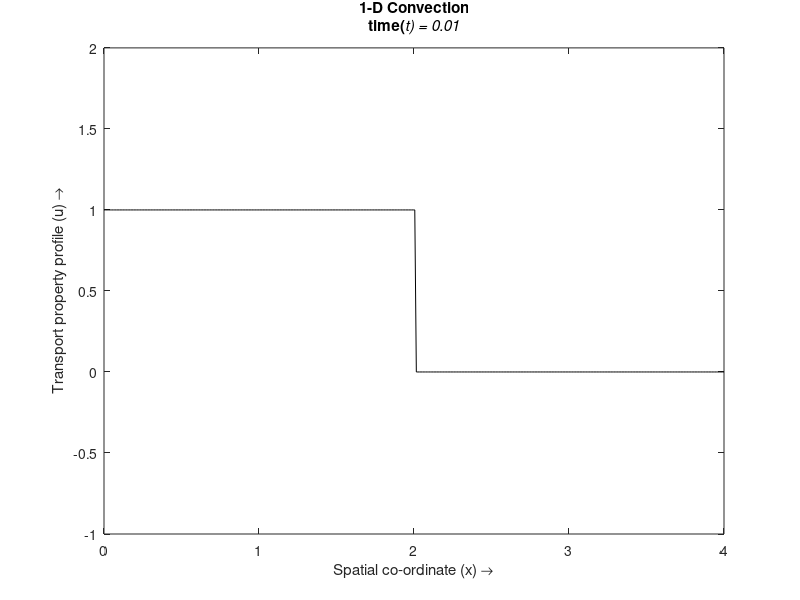

Write MATLAB code to recreate this figure. (Note: this script raises an error after producing the figure.)
%1-D non linear convection in conservative form: Simulating a travelling
...shock wave(a Heaviside function)
... d(u)/dt+u*d(u)/dx=0 ->d(u)/dt=-0.5*d(u^2)/dx

%%
clear
%Specifying parameters
nx=400;             %Number of steps in space(x)
nt=100;              %Number of time steps 
dt=0.01;            %Width of each time step
dx=4/(nx-1);        %Width of space step
x=0:dx:4;           %Range of x (0,4) and specifying the grid points
u=zeros(1,nx);      %Preallocating u
un=zeros(1,nx);     %Preallocating un
Eexp=0.11;          %Artificial viscosity

%%
%Initial conditions
index=find(x>=2);
   u(1:index)=1;    %The Heaviside step function
ustar=u;
b=zeros(nx,1);
I=speye(nx,nx);

%%
i=2:nx-1;
%Calculating the velocity profile at every time step
for it=1:nt
    un=u;
    h=plot(x,u,'k');       %plotting the velocity profile
    axis([0 4 -1 2])
    title({'1-D Convection';['time(\itt) = ',num2str(dt*it)]})
    xlabel('Spatial co-ordinate (x) \rightarrow')
    ylabel('Transport property profile (u) \rightarrow')
    drawnow; 
    refreshdata(h)
    %Uncomment as necessary
    %---------------------------
    %Implicit methods:
    %Beam-Warming(implicit, second order) with artificial
    ...viscosity(explicit, fourth order)
    
%     E=(-0.25*dt/dx)*sparse(2:nx,1:nx-1,un(1:nx-1),nx,nx);
%     Et=(0.25*dt/dx)*sparse(2:nx,1:nx-1,un(2:nx),nx,nx);
%     D=E+Et'+I;
%     D(1,1)=1;D(1,2)=0;D(nx,nx)=1;D(nx,nx-1)=0;
%     b(3:nx-2)=un(3:nx-2)-Eexp*(un(5:nx)-4*un(4:nx-1)+6*un(3:nx-2)-4*un(2:nx-3)+un(1:nx-4));
%     b(1)=1;b(nx)=0;b(2)=1;b(nx-1)=0;
%     u=D\b;
    %}
    %Explicit methods:
    
    %Lax-Friedrichs(explicit, first order)
%     u(i)=0.5*(un(i+1)+un(i-1))-0.25*(dt/dx)*(un(i+1).^2-un(i-1).^2);
    
    %Lax-Wendroff(explicit, second order)
    
%     u(i)=un(i)-(0.25*dt/dx)*(un(i+1).^2-un(i-1).^2)+(dt^2/(8*dx^2))...
%         *((un(i+1)+un(i)).*(un(i+1).^2-un(i-1).^2)-(un(i)+un(i-1)).*...
%         (un(i).^2-un(i-1).^2));
    
    %MacCormack(explicit, second order)
%     
    ustar(i)=un(i)-(0.5*dt/dx)*(un(i+1).^2-un(i).^2);
    u(i)=0.5*(un(i)+ustar(i)-(0.5*dt/dx)*(ustar(i).^2-ustar(i-1).^2));
    %}
    %---------------------------
    %}
end
        